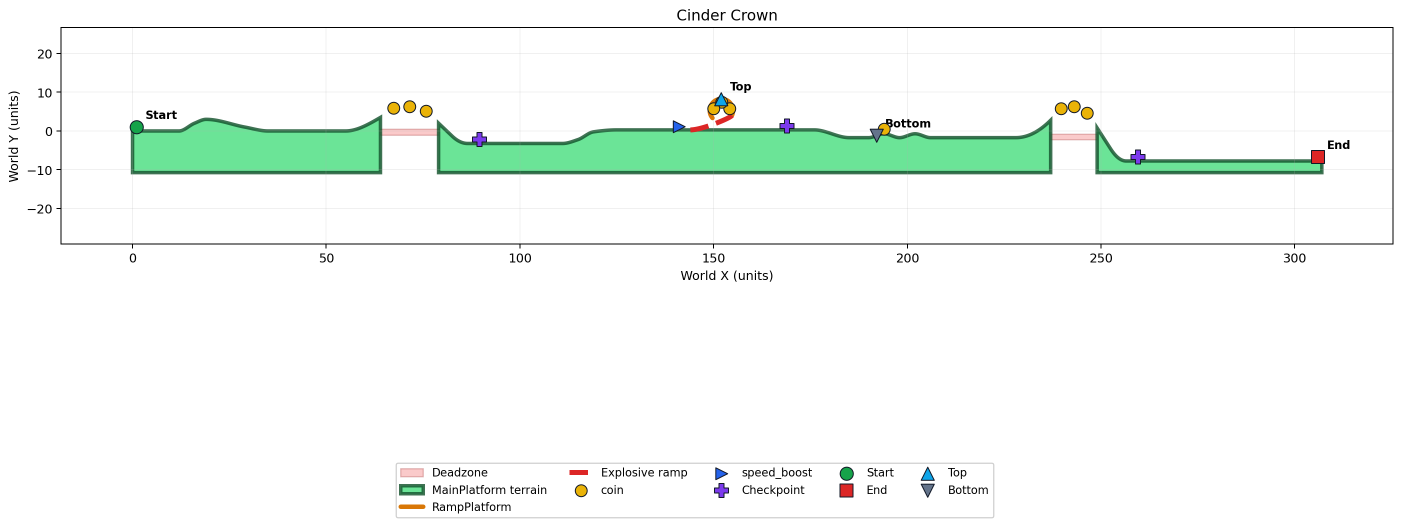
#> input picture designs/cinder_crown.merged.png, 2804 x 1053 px (shown at 1/2 size); its folder holds only this picture in this run
$ python -i validation.py   (imports and definitions only)
#> lines starting #> are read from the running program, lines starting #| are printed output that depends on the picture
#!/usr/bin/env python3
"""Read, validate, summarize, and visualize Bike Stunt level JSON.

This is intentionally a read-only inspection tool: it never rewrites the
source level.  It can optionally render a PNG, SVG, or PDF preview.
"""

from __future__ import annotations

import argparse
import copy
import json
import math
import sys
import tkinter as tk
from collections import OrderedDict
from tkinter import ttk
from tkinter import font as tkfont
from dataclasses import dataclass
from pathlib import Path
from typing import Any, Iterable
from obstacle_library import ROOT, GROUPS, as_level, build_variant, ground, linear_polygon, load_catalog, sample_curve, vertex
from spring_object import spring_parameters, spring_trajectory
from terrain_export import surface_count
from world_scale import scale_world_data
from bike_stunt.shape_labels import map_shape_labels

try:
    from matplotlib.figure import Figure
    from matplotlib.patches import Polygon
    from matplotlib import patheffects
    from matplotlib.text import Text
    from matplotlib.path import Path as RenderPath
    from matplotlib.transforms import Affine2D
    from matplotlib.backends.backend_agg import RendererAgg
    from matplotlib.colors import to_rgba
    from PIL import Image, ImageTk
except ImportError as exc:  # pragma: no cover - user-facing dependency check
    raise SystemExit("Missing dependency. Run: pip install -r requirements.txt") from exc


Point = tuple[float, float]
EPSILON = 1e-9
KNOWN_OBJECT_TYPES = {"explosive_ramp", "explosive_barrel", "speed_boost", "coin", "SpringObject"}

# Dark neutral chrome leaves gameplay colors as the visual language: terrain,
# ramps, hazards and collectible/stunt cues remain recognisable at a glance.
UI_BG = "#0b1220"
UI_PANEL = "#111827"
UI_SURFACE = "#172033"
UI_BORDER = "#334155"
UI_TEXT = "#e5e7eb"
UI_MUTED = "#94a3b8"
UI_ACCENT = "#38bdf8"
UI_SELECTED = "#1e3a5f"
PLOT_BG = "#111827"


@dataclass(frozen=True)
class Issue:
    severity: str
    message: str


# [17 lines left out: functions point, points, not called in this run]


def polyline_length(line: Iterable[Point]) -> float:
    items = list(line)
    return sum(math.dist(a, b) for a, b in zip(items, items[1:]))


def shape_id(shape: dict[str, Any], index: int, group: str) -> str:
    return str(shape.get("id", f"{group}_{index + 1:03d}"))


def required_group(data: dict[str, Any], name: str) -> list[dict[str, Any]]:
    value = data.get(name, [])
    if not isinstance(value, list):
        raise ValueError(f"{name} must be an array")
    return value


def endpoint_distance(a: Point, b: Point) -> float:
    return math.dist(a, b)


# [97 lines left out: functions validate, overview, not called in this run]


def bounds(data: dict[str, Any]) -> tuple[float, float, float, float]:
    found: list[Point] = []
    for name in ("Start", "End", "Top", "Bottom"):
        if name in data:
            found.append(point(data[name], name))
    for group in ("MainPlatform", "RampPlatform", "FreePlatform", "deadzone"):
        for index, shape in enumerate(required_group(data, group)):
            found.extend(points(shape, f"{group}[{index}]", 4 if group == "deadzone" else 2))
    for group in ("CheckPoint", "InteractableObject"):
        for index, entry in enumerate(required_group(data, group)):
            if entry.get("type") == "explosive_ramp":
                found.extend(points(entry, f"{group}[{index}]"))
            if entry.get("type") == "SpringObject":
                found.extend(spring_trajectory(entry))
            if entry.get('type') == 'explosive_barrel' and 'previewTrajectory' in entry.get('properties', {}):
                found.extend(points(entry['properties']['previewTrajectory'], 'barrel.previewTrajectory'))
            if entry.get("type") != "explosive_ramp" and isinstance(entry.get("transform"), dict):
                found.append(point(entry["transform"], f"{group}[{index}].transform"))
    if not found:
        return 0, 1, 0, 1
    xs, ys = zip(*found)
    pad = max(max(xs) - min(xs), max(ys) - min(ys), 1.0) * 0.06
    return min(xs) - pad, max(xs) + pad, min(ys) - pad, max(ys) + pad


def draw_path(ax: Any, line: list[Point], **kwargs: Any) -> None:
    xs, ys = zip(*line)
    ax.plot(xs, ys, **kwargs)


TANGENT_COLORS = {'tangentIn': '#0369a1', 'tangentOut': '#be185d'}
MODE_TAGS = {'linear': 'L', 'broken': 'B', 'continuous': 'C'}


# [162 lines left out: functions spline_controls, build_figure, visualize, load_json, discover_levels, not called in this run]

>>> import cv2
>>> picture = cv2.imread('../../designs/cinder_crown.merged.png', cv2.IMREAD_GRAYSCALE)
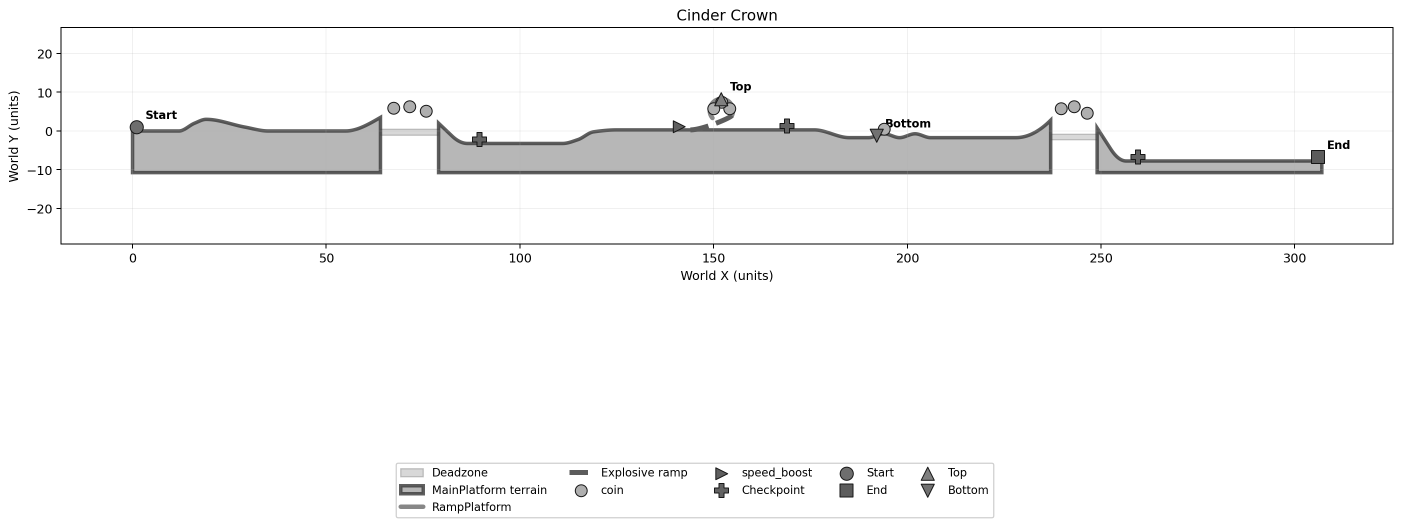
#> picture: shape (1053, 2804) (shown at 1/2 size); min 0, max 255, mean 246.6
>>> result = bounds(picture)
#> after the loop in bounds, `for name in ("Start", "End", "Top", "Bottom"):`: found = []
#> (the run stopped early here; a loop or call above may not have finished)
